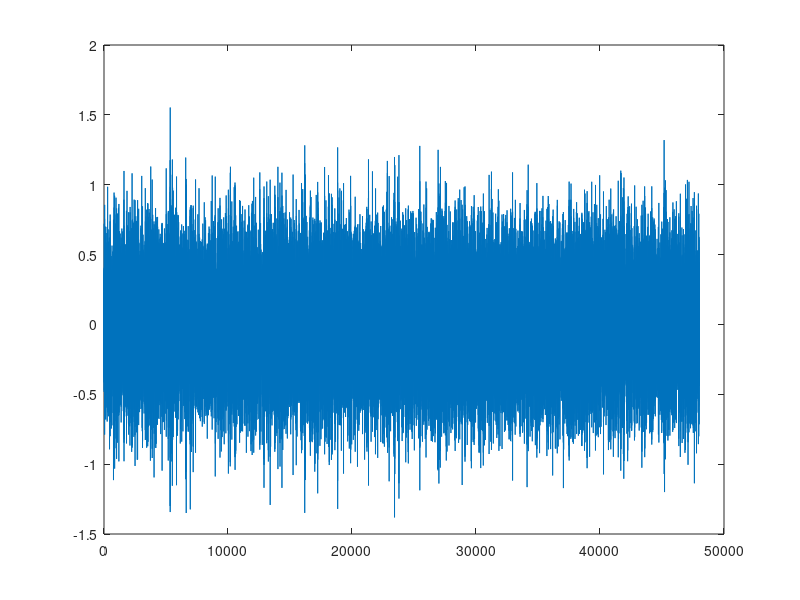

This figure's MATLAB source:
%iirFilters.m

%basic examples
b = [1]; %dry path, no feedforward

a1 = 0;
a2 = -0.8;
a = [1, -a1, -a2];

%apply iir filter to noise

Fs = 48000;
x = 0.2*randn(Fs,1);

y = filter(b,a,x);

plot(y);

%built in matlab funtions
n = 4;
Wn = 0.25;
[b,a] = butter(n,Wn,'high');

%{
%using the biquad filter
x = [1; zeros(47999,1)];
y = biquadFilter(x,Fs,5000,0.7071,4,0,'lpf');

freqz(y);
%}